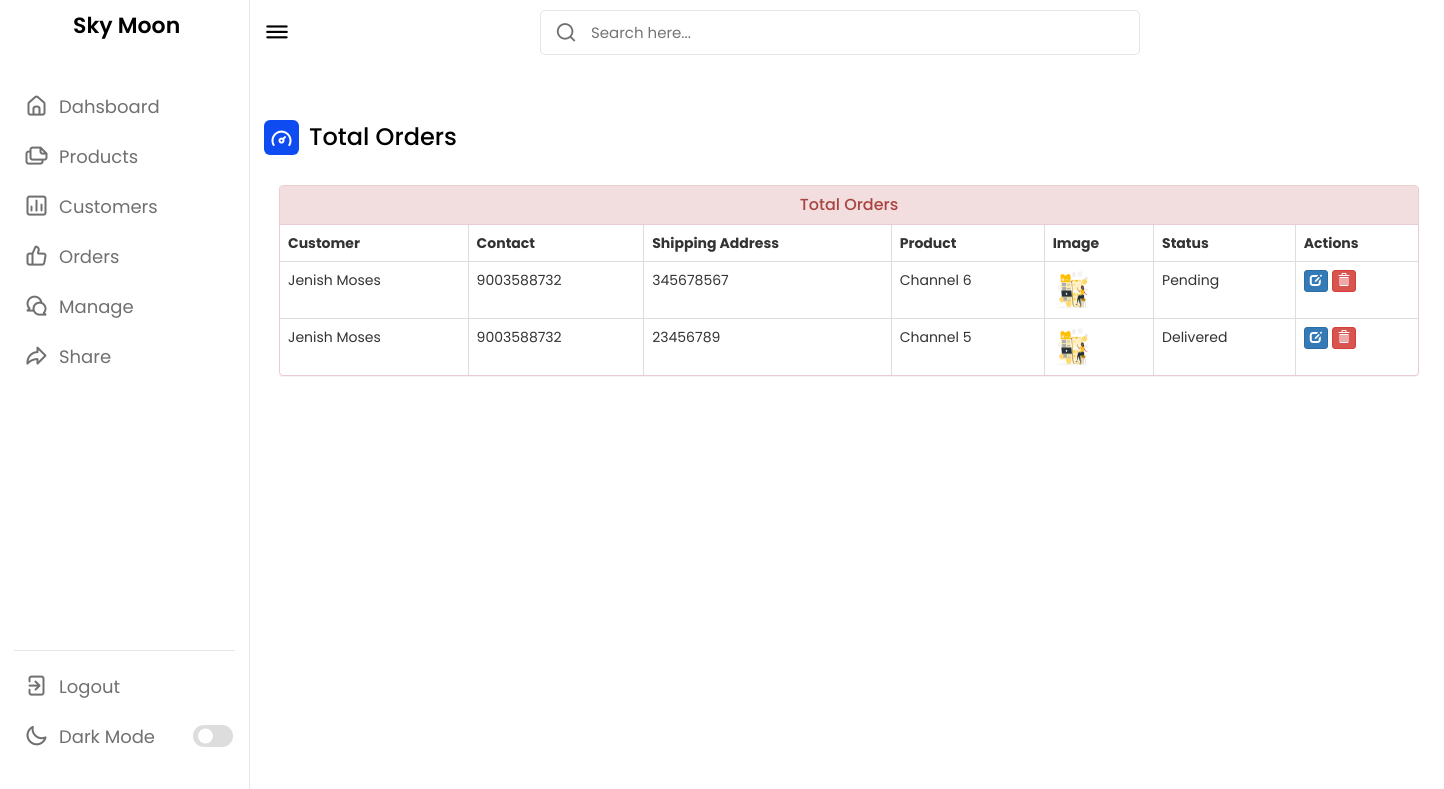
The page /admin-view-booking (signed in) on the database its author committed.
### ecom/models.py (models this page shows, shortened)
class Customer(models.Model):
    user=models.OneToOneField(User,on_delete=models.CASCADE)
    profile_pic= models.ImageField(upload_to=getFileName,null=True,blank=True)
    address = models.CharField(max_length=40)
    mobile = models.CharField(max_length=20,null=False)
    @property
    def get_name(self):
        return self.user.first_name+" "+self.user.last_name

class Orders(models.Model):
    STATUS =(
        ('Pending','Pending'),
        ('Order Confirmed','Order Confirmed'),
        ('Out for Delivery','Out for Delivery'),
        ('Delivered','Delivered'),
    )
    customer=models.ForeignKey('Customer', on_delete=models.CASCADE,null=True)
    product=models.ForeignKey('Product',on_delete=models.CASCADE,null=True)
    email = models.CharField(max_length=50,null=True)
    address = models.CharField(max_length=500,null=True)
    mobile = models.CharField(max_length=20,null=True)
    order_date= models.DateField(auto_now_add=True,null=True)
    status=models.CharField(max_length=50,null=True,choices=STATUS)

class Product(models.Model):
  category=models.ForeignKey(Catagory,on_delete=models.CASCADE)
  name=models.CharField(max_length=150,null=False,blank=False)
  product_image=models.ImageField(upload_to=getFileName,null=True,blank=True)
  quantity=models.IntegerField(null=False,blank=False)
  Subscriber = models.CharField(max_length=100, default='')
  Channelstatus = models.CharField(max_length=100, default='')
  Watchhour = models.CharField(max_length=100, default='')
  price = models.DecimalField(max_digits=10, decimal_places=2)
  selling_price=models.FloatField(null=False,blank=False)
  gst = models.FloatField(default=0.0)
  description=models.TextField(max_length=500,null=False,blank=False)
  status=models.BooleanField(default=False,help_text="0-show,1-Hidden")
  latest=models.BooleanField(default=False,help_text="0-default,1-Latest")
  trending=models.BooleanField(default=False,help_text="0-default,1-trending")
  created_at=models.DateTimeField(auto_now_add=True)

### ecom/views.py (the view)
# urls.py: path('admin-view-booking', views.admin_view_booking_view,name='admin-view-booking'),
@login_required(login_url='adminlogin')
def admin_view_booking_view(request):
    orders=Orders.objects.all()
    ordered_products=[]
    ordered_bys=[]
    for order in orders:
        ordered_product=Product.objects.all().filter(id=order.product.id)
        ordered_by=Customer.objects.all().filter(id = order.customer.id)
        ordered_products.append(ordered_product)
        ordered_bys.append(ordered_by)
    return render(request,'ecom/orders_new.html',{'data':zip(ordered_products,ordered_bys,orders)})

### templates/ecom/orders_new.html (shortened to what this page needs)
<!DOCTYPE html>
<html lang="en">
<head>
    <link rel="stylesheet" href="templates/script.js">
    <link rel="stylesheet" href="https://unicons.iconscout.com/release/v4.0.0/css/line.css">
<link href="//netdna.bootstrapcdn.com/bootstrap/3.0.0/css/bootstrap.min.css" rel="stylesheet" id="bootstrap-css">
{% load static %}
</head>
<body>
    <nav>
        <div class="logo-name">
            <span class="logo_name">Sky Moon</span>
        </div>
        <div class="menu-items">
            <ul class="nav-links">
                <li><a href="{% url 'admin-dashboard' %}">
                    <i class="uil uil-estate"></i>
                    <span class="link-name">Dahsboard</span>
                </a></li>
                <li><a href="{% url 'admin-products' %}">
                    <i class="uil uil-files-landscapes"></i>
                    <span class="link-name">Products</span>
                </a></li>
                <li><a href="{% url 'view-customer' %}">
                    <i class="uil uil-chart"></i>
                    <span class="link-name">Customers</span>
                </a></li>
                <li><a href="{% url 'admin-view-booking' %}">
                    <i class="uil uil-thumbs-up"></i>
                    <span class="link-name">Orders</span>
                </a></li>
                <li><a href="#">
                    <i class="uil uil-comments"></i>
                    <span class="link-name">Manage</span>
                </a></li>
                <li><a href="#">
                    <i class="uil uil-share"></i>
                    <span class="link-name">Share</span>
                </a></li>
            </ul>
            <ul class="logout-mode">
                <li><a href="#">
                    <i class="uil uil-signout"></i>
                    <span class="link-name">Logout</span>
                </a></li>
                <li class="mode">
                    <a href="#">
                        <i class="uil uil-moon"></i>
                    <span class="link-name">Dark Mode</span>
                </a>
                <div class="mode-toggle">
                  <span class="switch"></span>
                </div>
            </li>
            </ul>
        </div>
    </nav>
    <section class="dashboard">
        <div class="top">
            <i class="uil uil-bars sidebar-toggle"></i>
            <div class="search-box">
                <i class="uil uil-search"></i>
                <input type="text" placeholder="Search here...">
            </div>
        </div>
        <div class="dash-content">
            <div class="overview">
                <div class="title">
                    <i class="uil uil-tachometer-fast-alt"></i>
                    <span class="text">Total Orders</span>
                </div>
            </div>
        </div>
  <div class="container">
    <div class="panel panel-danger">
      <div class="panel-heading">
        <h6 class="panel-title">Total Orders</h6>
      </div>
      <table class="table table-hover table-bordered" id="dev-table">
        <thead>
          <tr>
            <th>Customer</th>
            <th>Contact</th>
            <th>Shipping Address</th>
            <th>Product</th>
            <th>Image</th>
            <th>Status</th>
            <th>Actions</th>
          </tr>
        </thead>
        {% for product,customer,order in data %}
        <tr>
          {% for c in customer %}
          <td> {{c.get_name}}</td>
          <td>{{c.mobile}}</td>
          <td>{{order.address}}</td>
          {% endfor %}
          {% for p in product %}
          <td> {{p.name}}</td>
          <td> <img src="{% static p.product_image.url %}" alt="Profile Pic" height="40px" width="40px" /></td>
          <td>{{order.status}}</td>
          <td><a class="btn btn-primary btn-xs" href="{% url 'update-order' order.id  %}"><span class="glyphicon glyphicon-edit"></span></a>
          <a class="btn btn-danger btn-xs" href="{% url 'delete-order' order.id  %}"><span class="glyphicon glyphicon-trash"></span></a></td>
          {% endfor %}
        </tr>
        {% endfor %}
      </table>
    </div>
  </div>
    </section>
</body>
</html>

### templates/ecom/orders_new.html (style rules this page uses)
* { margin: 0; padding: 0; box-sizing: border-box; font-family: 'Poppins', sans-serif; }
:root { --primary-color: #0E4BF1; --panel-color: #FFF; --text-color: #000; --black-light-color: #707070; --border-color: #e6e5e5; --toggle-color: #DDD; --box1-color: #4DA3FF; --box2-color: #FFE6AC; --box3-color: #E7D1FC; --title-icon-color: #fff; --tran-05: all 0.5s ease; --tran-03: all 0.3s ease; --tran-03: all 0.2s ease; }
body { min-height: 100vh; background-color: var(--primary-color); }
nav { position: fixed; top: 0; left: 0; height: 100%; width: 250px; padding: 10px 14px; background-color: var(--panel-color); border-right: 1px solid var(--border-color); transition: var(--tran-05); }
nav .logo-name { display: flex; align-items: center; }
nav .logo-name .logo_name { font-size: 22px; font-weight: 600; color: var(--text-color); margin-left: 14px; transition: var(--tran-05); }
nav .menu-items { margin-top: 40px; height: calc(100% - 90px); display: flex; flex-direction: column; justify-content: space-between; }
.menu-items li { list-style: none; }
.menu-items li a { display: flex; align-items: center; height: 50px; text-decoration: none; position: relative; }
.menu-items li a i { font-size: 24px; min-width: 45px; height: 100%; display: flex; align-items: center; justify-content: center; color: var(--black-light-color); }
.menu-items li a .link-name { font-size: 18px; font-weight: 400; color: var(--black-light-color); transition: var(--tran-05); }
.menu-items .logout-mode { padding-top: 10px; border-top: 1px solid var(--border-color); }
.menu-items .mode { display: flex; align-items: center; white-space: nowrap; }
.menu-items .mode-toggle { position: absolute; right: 14px; height: 50px; min-width: 45px; display: flex; align-items: center; justify-content: center; cursor: pointer; }
.mode-toggle .switch { position: relative; display: inline-block; height: 22px; width: 40px; border-radius: 25px; background-color: var(--toggle-color); }
.switch:before { content: ""; position: absolute; left: 5px; top: 50%; transform: translateY(-50%); height: 15px; width: 15px; background-color: var(--panel-color); border-radius: 50%; transition: var(--tran-03); }
.dashboard { position: relative; left: 250px; background-color: var(--panel-color); min-height: 100vh; width: calc(100% - 250px); padding: 10px 14px; transition: var(--tran-05); }
.dashboard .top { position: fixed; top: 0; left: 250px; display: flex; width: calc(100% - 250px); justify-content: space-between; align-items: center; padding: 10px 14px; background-color: var(--panel-color); transition: var(--tran-05); z-index: 10; }
.dashboard .top .sidebar-toggle { font-size: 26px; color: var(--text-color); cursor: pointer; }
.dashboard .top .search-box { position: relative; height: 45px; max-width: 600px; width: 100%; margin: 0 30px; }
.top .search-box input { position: absolute; border: 1px solid var(--border-color); background-color: var(--panel-color); padding: 0 25px 0 50px; border-radius: 5px; height: 100%; width: 100%; color: var(--text-color); font-size: 15px; font-weight: 400; outline: none; }
.top .search-box i { position: absolute; left: 15px; font-size: 22px; z-index: 10; top: 50%; transform: translateY(-50%); color: var(--black-light-color); }
.dashboard .dash-content { padding-top: 50px; }
.dash-content .title { display: flex; align-items: center; margin: 60px 0 30px 0; }
.dash-content .title i { position: relative; height: 35px; width: 35px; background-color: var(--primary-color); border-radius: 6px; color: var(--title-icon-color); display: flex; align-items: center; justify-content: center; font-size: 24px; }
.dash-content .title .text { font-size: 24px; font-weight: 500; color: var(--text-color); margin-left: 10px; }
a:link { text-decoration: none; }
h6 { text-align: center; }

### rows shown on the page
Orders: address "345678567", status "Pending"
Customer: get_name "Jenish Moses", mobile "9003588732"
Product: name "Channel 6", product_image (picture)
Orders: address "23456789", status "Delivered"
Product: name "Channel 5", product_image (picture)
